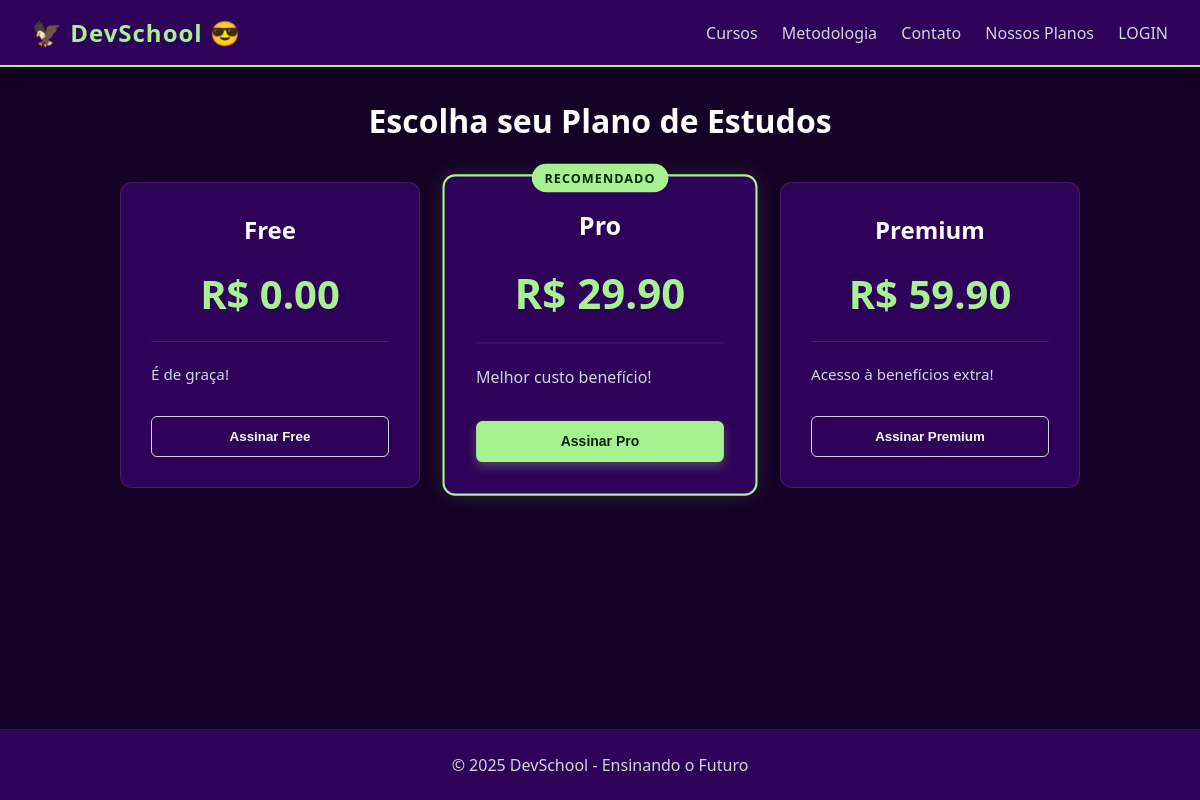
Screenshot of /assinaturas/ with the database file from the repository.
### app/models.py (models this page shows, shortened)
class Plano(models.Model):
     nome = models.CharField(max_length=200)
     preco = models.DecimalField(max_digits= 8, decimal_places=2)
     beneficios = models.CharField()
     destaque = models.BooleanField(default = False)

### app/views.py (the view)
# urls.py: path('assinaturas/', views.assinaturas_view, name='assinaturas'),
def assinaturas_view(request):
    todas_as_assinaturas=Plano.objects.all()
    context = {
        "planos" : todas_as_assinaturas
    }
    return render(request, 'assinaturas.html', context)

### app/templates/assinaturas.html (shortened to what this page needs)
{% extends 'base.html' %}
{% block conteudo %}
    <div class="container">
        <h1 class="text-center mb-30" style="color: var(--text-main);">Escolha seu Plano de Estudos</h1>
        <div class="plans-container">
            {% for plano in planos %}
                <div class="plan-card {% if plano.destaque %}highlight{% endif %}">
                    {% if plano.destaque %}
                        <div class="badge-recommended">Recomendado</div>
                    {% endif %}
                    <h2 class="plan-name">{{ plano.nome }}</h2>
                    <div class="plan-price">
                        R$ {{ plano.preco }}
                    </div>
                    <div class="plan-benefits">
                        {{ plano.beneficios }}
                    </div>
                    <button class="btn-plan {% if plano.destaque %}btn-highlight{% else %}btn-outline{% endif %}">
                        Assinar {{ plano.nome }}
                    </button>
                </div>
            {% endfor %}
        </div>
    </div>
{% endblock %}

### app/static/style.css (style rules this page uses)
:root { --background-color: #140126; --primary-surface: #2E0259; --accent-color: #A6F291; --contrast-text: #022601; --text-main: #ffffff; --text-secondary: #d1d5db; }
* { margin: 0; padding: 0; box-sizing: border-box; }
body { font-family: 'Segoe UI', Tahoma, Geneva, Verdana, sans-serif; background-color: var(--background-color); color: var(--text-main); display: flex; flex-direction: column; min-height: 100vh; }
.container { max-width: 1100px; margin: 2rem auto; padding: 0 20px; flex: 1; width: 100%; }
h1, h3 { color: var(--text-main); margin-bottom: 20px; }
.text-center { text-align: center; }
.mb-30 { margin-bottom: 30px; }
.plans-container { display: flex; justify-content: center; align-items: flex-start; gap: 30px; flex-wrap: wrap; margin-top: 40px; }
.plan-card { background-color: var(--primary-surface); border: 1px solid rgba(255, 255, 255, 0.1); border-radius: 12px; padding: 30px; width: 300px; text-align: center; transition: transform 0.3s, border-color 0.3s, box-shadow 0.3s; position: relative; }
.plan-card.highlight { border: 2px solid var(--accent-color); box-shadow: 0 0 20px rgba(166, 242, 145, 0.15); transform: scale(1.05); z-index: 2; }
.badge-recommended { background-color: var(--accent-color); color: var(--contrast-text); font-size: 0.75rem; font-weight: bold; padding: 5px 12px; border-radius: 20px; position: absolute; top: -12px; left: 50%; transform: translateX(-50%); text-transform: uppercase; letter-spacing: 1px; }
.plan-name { color: var(--text-main); font-size: 1.5rem; margin-bottom: 10px; }
.plan-price { font-size: 2.5rem; font-weight: bold; color: var(--accent-color); margin: 20px 0; }
.plan-benefits { text-align: left; color: var(--text-secondary); font-size: 0.95rem; line-height: 1.6; margin-bottom: 30px; border-top: 1px solid rgba(255,255,255,0.1); padding-top: 20px; }
.btn-plan { width: 100%; padding: 12px; border-radius: 6px; font-weight: bold; cursor: pointer; transition: all 0.2s; }
.btn-outline { background: transparent; border: 1px solid var(--text-secondary); color: var(--text-main); }
.btn-highlight { background-color: var(--accent-color); color: var(--contrast-text); border: none; box-shadow: 0 4px 10px rgba(166, 242, 145, 0.3); }
:root { --danger-color: #ef4444; --danger-hover: #dc2626; }

### rows the page displays
Plano: nome "Free", preco "0.00", beneficios "É de graça!"
Plano: destaque "RECOMENDADO", nome "Pro", preco "29.90", beneficios "Melhor custo benefício!"
Plano: nome "Premium", preco "59.90", beneficios "Acesso à benefícios extra!"
